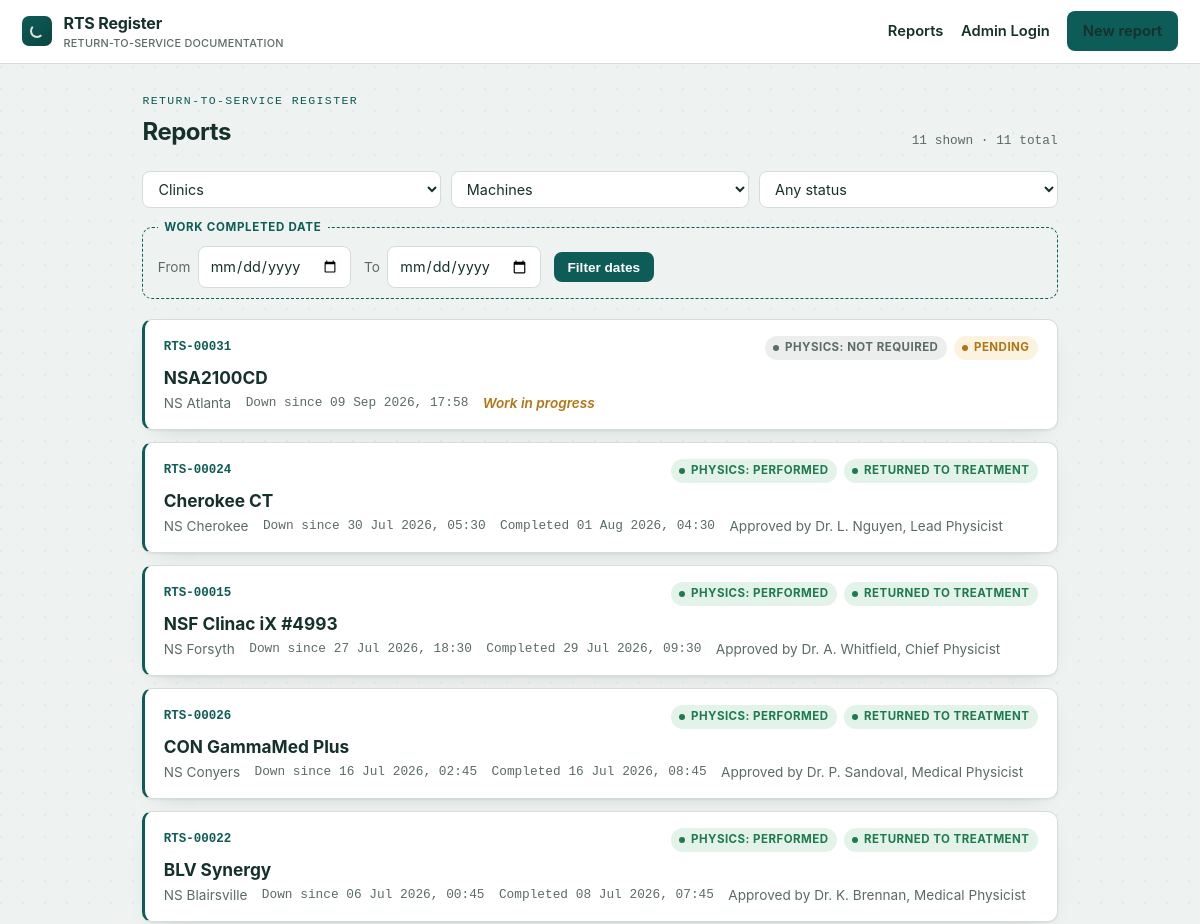
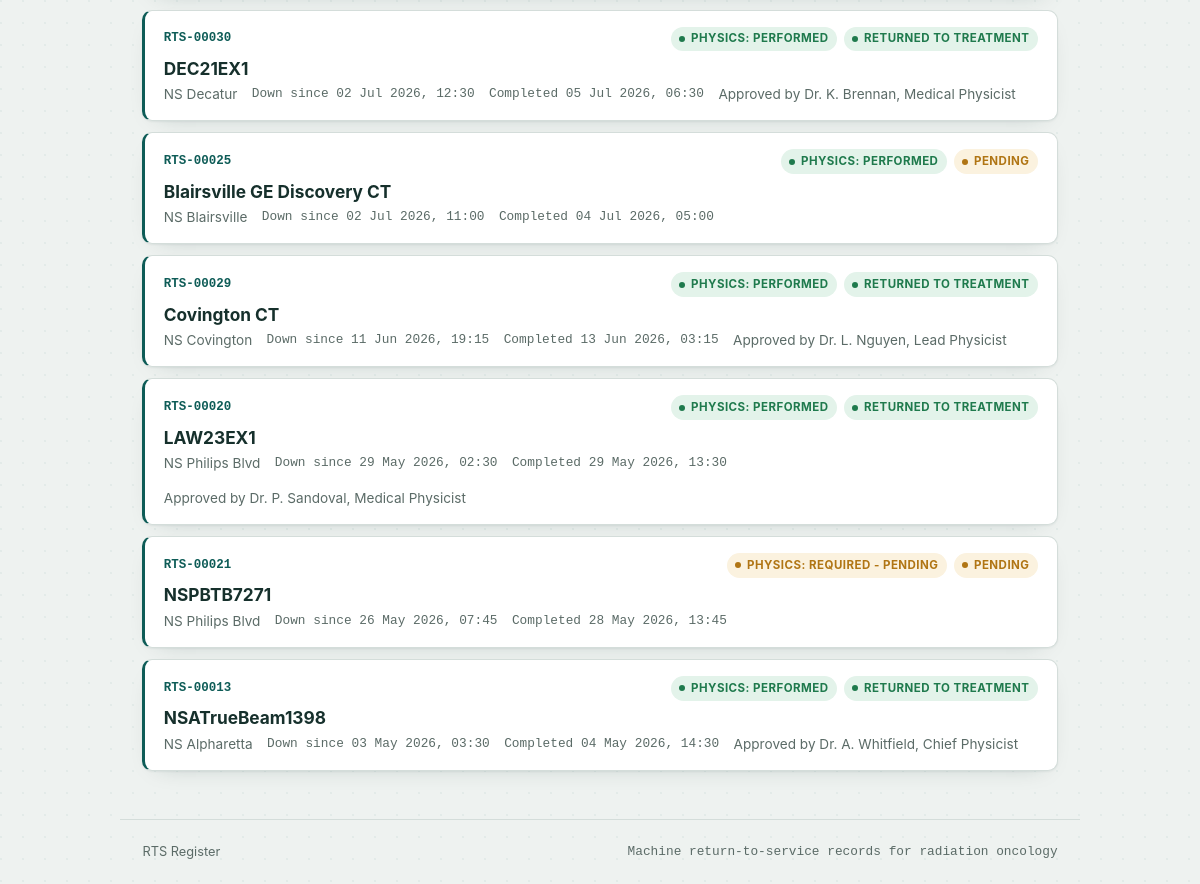
Before: / with the older database file (2 pictures, top to bottom).
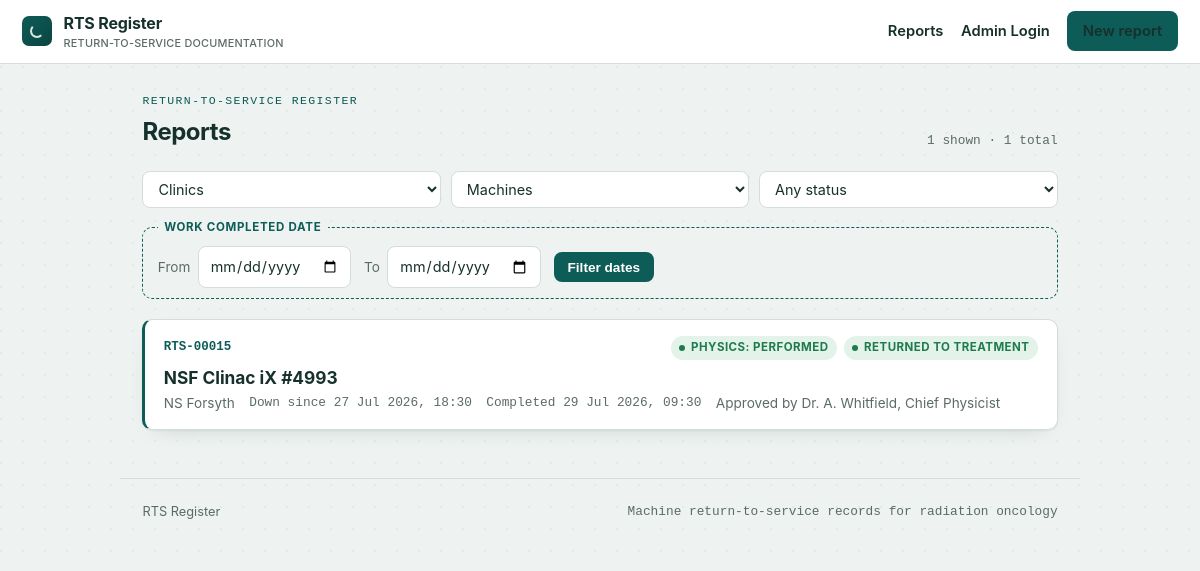
After: the same page with the newer database file.
### reports/models.py (models this page shows, shortened)
class ReturnToServiceReport(models.Model):
    class PhysicsStatus(models.TextChoices):
        NOT_REQUIRED = "not_required", "Not required"
        PERFORMED = "performed", "Performed"
        PENDING = "pending", "Required - pending"
    class Status(models.TextChoices):
        PENDING = "pending", "Pending"
        SERVICE_COMPLETE = "service_complete", "Service complete"
        RETURNED = "returned", "Returned to treatment"
    machine = models.ForeignKey(
        Machine, on_delete=models.PROTECT, related_name="rts_reports",
    )
    outage_start = models.DateTimeField(
        help_text="When the machine went out of service.",
    )
    outage_issue = models.TextField(
        help_text="What went wrong - the fault or reason the machine was taken out of service.",
    )
    work_completed_at = models.DateTimeField(
        null=True, blank=True,
        help_text="When repair / maintenance work was completed. Leave blank while work is ongoing.",
    )
    work_performed = models.TextField(
        blank=True,
        help_text="Description of the repair / maintenance performed.",
    )
    performed_by = models.CharField(
        max_length=160, blank=True,
        help_text="Engineer or vendor who performed the work.",
    )
    physics_status = models.CharField(
        max_length=16, choices=PhysicsStatus.choices,
        default=PhysicsStatus.NOT_REQUIRED,
    )
    physics_evaluation = models.TextField(
        blank=True,
        help_text="Physics tests / measurements performed before return to service.",
    )
    physicist = models.CharField(
        max_length=160, blank=True,
        help_text="Medical physicist who performed / oversaw the evaluation.",
    )
    approved_by = models.CharField(
        max_length=160, blank=True,
        help_text="Name and role of the person approving return to service.",
    )
    approval_date = models.DateTimeField(null=True, blank=True)
    vendor_report_received = models.BooleanField(
        "Vendor report received", default=False,
        help_text="Tick once the vendor's service report / documentation has been received.",
    )
    status = models.CharField(
        max_length=20, choices=Status.choices, default=Status.PENDING,
    )
    created_by = models.ForeignKey(
        settings.AUTH_USER_MODEL, on_delete=models.SET_NULL,
        null=True, blank=True, related_name="rts_reports",
    )
    created_at = models.DateTimeField(auto_now_add=True)
    updated_at = models.DateTimeField(auto_now=True)
    class Meta:
        ordering = ["-outage_start", "-created_at"]
        verbose_name = "return-to-service report"
    @property
    def reference(self):
        return f"RTS-{self.pk:05d}" if self.pk else "RTS-NEW"
    def get_absolute_url(self):
        return reverse("reports:detail", args=[self.pk])

class Machine(models.Model):
    class MachineType(models.TextChoices):
        LINAC = "linac", "Linear accelerator"
        CT_SIM = "ct_sim", "CT simulator"
        BRACHY = "brachy", "Brachytherapy unit"
        GAMMA = "gamma", "Gamma knife / SRS unit"
        ORTHO = "ortho", "Orthovoltage / superficial unit"
        OTHER = "other", "Other"
    name = models.CharField(max_length=120)
    department = models.ForeignKey(
        Department, on_delete=models.PROTECT, related_name="machines",
    )
    machine_type = models.CharField(
        max_length=16, choices=MachineType.choices, default=MachineType.LINAC,
    )
    manufacturer = models.CharField(max_length=120, blank=True)
    model = models.CharField(max_length=120, blank=True)
    serial_number = models.CharField(max_length=120, blank=True)
    class Meta:
        ordering = ["department__name", "name"]
        unique_together = [("department", "name")]

class Department(models.Model):
    name = models.CharField(max_length=120, unique=True)
    code = models.CharField(
        max_length=12, blank=True,
        help_text="Short identifier shown on reports, e.g. ROC-N.",
    )
    location = models.CharField(max_length=160, blank=True)
    class Meta:
        ordering = ["name"]

### reports/views.py (the view)
# urls.py: path("", views.report_list, name="list"),
def report_list(request):
    qs = ReturnToServiceReport.objects.select_related(
        "machine", "machine__department"
    )
    dept = request.GET.get("department", "").strip()
    machine_id = request.GET.get("machine", "").strip()
    status = request.GET.get("status", "").strip()
    date_from = request.GET.get("date_from", "").strip()
    date_to = request.GET.get("date_to", "").strip()
    machines = Machine.objects.select_related("department")
    if dept:
        qs = qs.filter(machine__department_id=dept)
        machines = machines.filter(department_id=dept)
    if machine_id and not machines.filter(pk=machine_id).exists():
        machine_id = ""
    if machine_id:
        qs = qs.filter(machine_id=machine_id)
    if status:
        qs = qs.filter(status=status)
    if date_from:
        parsed = parse_date(date_from)
        if parsed:
            qs = qs.filter(work_completed_at__date__gte=parsed)
        else:
            date_from = ""
    if date_to:
        parsed = parse_date(date_to)
        if parsed:
            qs = qs.filter(work_completed_at__date__lte=parsed)
        else:
            date_to = ""
    context = {
        "reports": qs,
        "departments": Department.objects.all(),
        "machines": machines,
        "status_choices": ReturnToServiceReport.Status.choices,
        "selected_department": dept,
        "selected_machine": machine_id,
        "selected_status": status,
        "date_from": date_from,
        "date_to": date_to,
        "total": ReturnToServiceReport.objects.count(),
    }
    return render(request, "reports/report_list.html", context)

### reports/templates/reports/report_list.html (shortened to what this page needs)
{% extends "base.html" %}
{% block content %}
<div class="page-head">
  <div>
    <p class="eyebrow">Return-to-service register</p>
    <h1>Reports</h1>
  </div>
  <span class="count">{{ reports|length }} shown · {{ total }} total</span>
</div>
<form class="filters" method="get">
  <div class="filter-row">
    <select name="department" onchange="this.form.submit()" aria-label="Clinic">
      <option value="">Clinics</option>
    </select>
    <select name="machine" onchange="this.form.submit()" aria-label="Machine">
      <option value="">Machines</option>
    </select>
    <select name="status" onchange="this.form.submit()" aria-label="Status">
      <option value="">Any status</option>
    </select>
  </div>
  <fieldset class="filter-dates">
    <legend>Work completed date</legend>
    <label class="filter-date">
      <span>From</span>
      <input type="date" name="date_from" value="{{ date_from }}">
    </label>
    <label class="filter-date">
      <span>To</span>
      <input type="date" name="date_to" value="{{ date_to }}">
    </label>
    <button class="btn btn-primary btn-sm" type="submit">Filter dates</button>
  </fieldset>
</form>
{% if reports %}
<div class="card-list">
  {% for r in reports %}
  <a class="rcard" href="{{ r.get_absolute_url }}">
    <div class="rcard-top">
      <span class="ref">{{ r.reference }}</span>
      <span class="rcard-pills">
        <span class="pill pill-{{ r.physics_status }}">Physics: {{ r.get_physics_status_display }}</span>
        <span class="pill pill-{{ r.status }}">{{ r.get_status_display }}</span>
      </span>
    </div>
    <h3>{{ r.machine.name }}</h3>
    <div class="rcard-meta">
      <span>{{ r.machine.department.name }}</span>
      <span class="mono">Down since {{ r.outage_start|date:"d M Y, H:i" }}</span>
      {% if r.work_completed_at %}<span class="mono">Completed {{ r.work_completed_at|date:"d M Y, H:i" }}</span>{% else %}<span class="pending">Work in progress</span>{% endif %}
      {% if r.approved_by %}<span>Approved by {{ r.approved_by }}</span>{% endif %}
    </div>
  </a>
  {% endfor %}
</div>
{% else %}
<div class="empty">
  <h2>No reports yet</h2>
  <p>Open a record as soon as a machine goes out of service; complete it when the machine comes back online.</p>
  <a class="btn btn-primary" href="{% url 'reports:create' %}">New report</a>
</div>
{% endif %}
{% endblock %}

### reports/templates/base.html (shortened to what this page needs)
{% load static %}
<!DOCTYPE html>
<html lang="en">
<head>
  <link rel="stylesheet" href="{% static 'reports/app.css' %}">
</head>
<body>
  <header class="topbar">
    <a class="brand" href="{% url 'reports:list' %}">
      <span class="brand-mark" aria-hidden="true"></span>
      <span class="brand-text">RTS Register<small>Return-to-Service Documentation</small></span>
    </a>
    <nav class="topnav">
      <a href="{% url 'reports:list' %}">Reports</a>
      <a href="{% url 'reports:manage' %}">Admin Login</a>
      <a class="btn btn-primary" href="{% url 'reports:create' %}">New report</a>
    </nav>
  </header>
  <main class="wrap">
    {% block content %}{% endblock %}
  </main>
  <footer class="foot">
    <span>RTS Register</span>
    <span class="foot-note">Machine return-to-service records for radiation oncology</span>
  </footer>
</body>
</html>

Changed rows visible on the page:
removed ReturnToServiceReport: reference "RTS-00031", physics_status "NOT REQUIRED", status "PENDING", machine.name "NSA2100CD", machine.department.name "NS Atlanta", outage_start "09 Sep 2026, 17:58", shows "Work in progress"
removed ReturnToServiceReport: reference "RTS-00024", physics_status "PERFORMED", status "RETURNED TO TREATMENT", machine.name "Cherokee CT", machine.department.name "NS Cherokee", outage_start "30 Jul 2026, 05:30", work_completed_at "01 Aug 2026, 04:30", approved_by "Dr. L. Nguyen, Lead Physicist"
removed ReturnToServiceReport: reference "RTS-00026", physics_status "PERFORMED", status "RETURNED TO TREATMENT", machine.name "CON GammaMed Plus", machine.department.name "NS Conyers", outage_start "16 Jul 2026, 02:45", work_completed_at "16 Jul 2026, 08:45", approved_by "Dr. P. Sandoval, Medical Physicist"
removed ReturnToServiceReport: reference "RTS-00022", physics_status "PERFORMED", status "RETURNED TO TREATMENT", machine.name "BLV Synergy", machine.department.name "NS Blairsville", outage_start "06 Jul 2026, 00:45", work_completed_at "08 Jul 2026, 07:45", approved_by "Dr. K. Brennan, Medical Physicist"
removed ReturnToServiceReport: reference "RTS-00030", physics_status "PERFORMED", status "RETURNED TO TREATMENT", machine.name "DEC21EX1", machine.department.name "NS Decatur", outage_start "02 Jul 2026, 12:30", work_completed_at "05 Jul 2026, 06:30", approved_by "Dr. K. Brennan, Medical Physicist"
removed ReturnToServiceReport: reference "RTS-00025", physics_status "PERFORMED", status "PENDING", machine.name "Blairsville GE Discovery CT", machine.department.name "NS Blairsville", outage_start "02 Jul 2026, 11:00", work_completed_at "04 Jul 2026, 05:00"
removed ReturnToServiceReport: reference "RTS-00029", physics_status "PERFORMED", status "RETURNED TO TREATMENT", machine.name "Covington CT", machine.department.name "NS Covington", outage_start "11 Jun 2026, 19:15", work_completed_at "13 Jun 2026, 03:15", approved_by "Dr. L. Nguyen, Lead Physicist"
removed ReturnToServiceReport: reference "RTS-00020", physics_status "PERFORMED", status "RETURNED TO TREATMENT", machine.name "LAW23EX1", machine.department.name "NS Philips Blvd", outage_start "29 May 2026, 02:30", work_completed_at "29 May 2026, 13:30", approved_by "Dr. P. Sandoval, Medical Physicist"
removed ReturnToServiceReport: reference "RTS-00021", physics_status "REQUIRED - PENDING", status "PENDING", machine.name "NSPBTB7271", machine.department.name "NS Philips Blvd", outage_start "26 May 2026, 07:45", work_completed_at "28 May 2026, 13:45"
removed ReturnToServiceReport: reference "RTS-00013", physics_status "PERFORMED", status "RETURNED TO TREATMENT", machine.name "NSATrueBeam1398", machine.department.name "NS Alpharetta", outage_start "03 May 2026, 03:30", work_completed_at "04 May 2026, 14:30", approved_by "Dr. A. Whitfield, Chief Physicist"
Other visible differences:
{{ reports|length }}: "11" → "1"
{{ total }}: "11" → "1"
